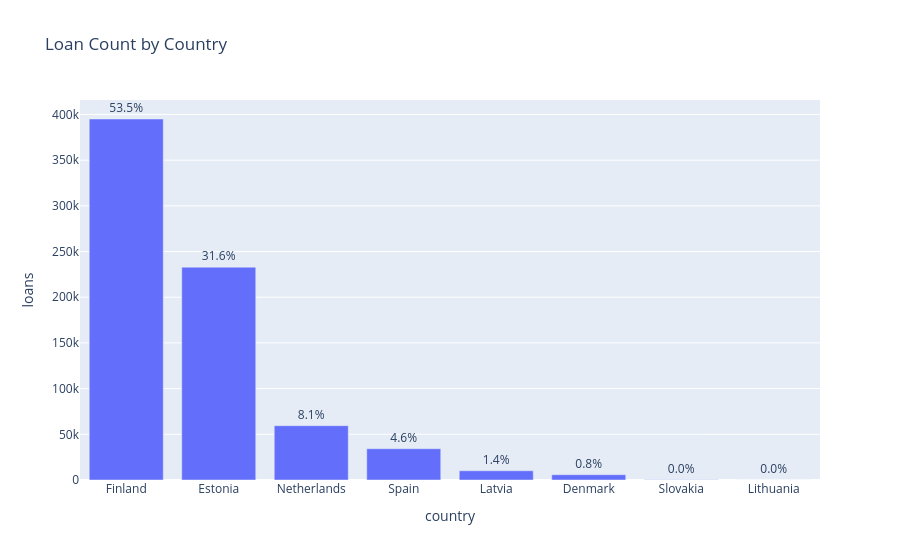

Notebook cell for this chart:
### Code cell
if 'country' in df.columns:
    country_counts = df['country'].fillna('Missing / not recorded').value_counts().reset_index()
    country_counts.columns = ['country', 'loans']
    country_counts['share'] = country_counts['loans'] / len(df)

    display(country_counts)

    fig = px.bar(
        country_counts,
        x='country',
        y='loans',
        text=country_counts['share'].map(lambda value: f'{value:.1%}'),
        title='Loan Count by Country',
    )
    fig.update_traces(textposition='outside')
    fig.show()

### Figure 1 — Plotly figure (JSON) as saved in the notebook; plotly's stock layout.template omitted (floating-point values rounded to 4 significant figures)
{"data": [{"hovertemplate": "country=%{x}<br>loans=%{y}<br>text=%{text}<extra></extra>", "legendgroup": "", "marker": {"color": "#636efa", "pattern": {"shape": ""}}, "name": "", "orientation": "v", "showlegend": false, "text": ["53.5%", "31.6%", "8.1%", "4.6%", "1.4%", "0.8%", "0.0%", "0.0%"], "textposition": "outside", "type": "bar", "x": ["Finland", "Estonia", "Netherlands", "Spain", "Latvia", "Denmark", "Slovakia", "Lithuania"], "xaxis": "x", "y": [395044, 232923, 59439, 34221, 10104, 5810, 346, 2], "yaxis": "y"}], "layout": {"barmode": "relative", "legend": {"tracegroupgap": 0}, "title": {"text": "Loan Count by Country"}, "xaxis": {"anchor": "y", "domain": [0, 1], "title": {"text": "country"}}, "yaxis": {"anchor": "x", "domain": [0, 1], "title": {"text": "loans"}}}}
